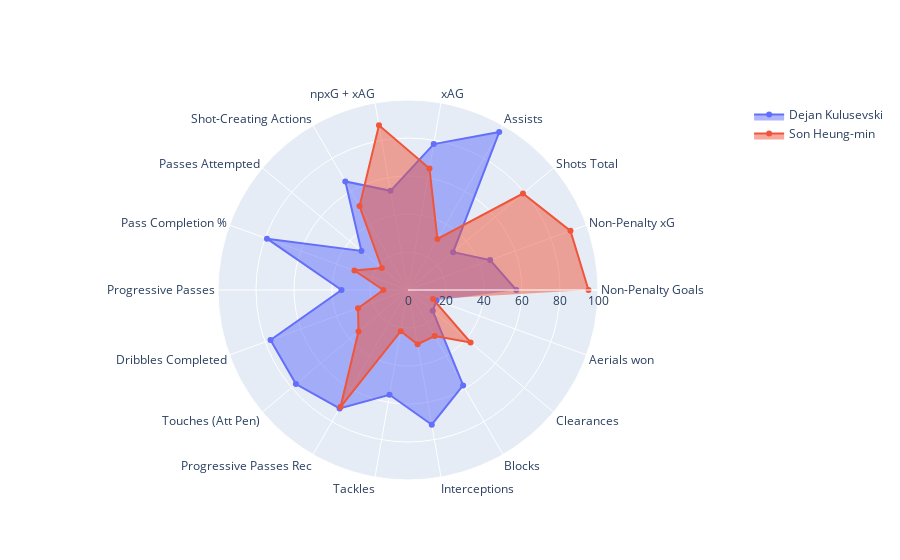

The code cell stored with this chart in its notebook:
### Code cell
polar_plots("Dejan Kulusevski", "Son Heung-min", tables=True)

### Figure 1 — Plotly figure (JSON) as saved in the notebook; plotly's stock layout.template omitted (floating-point values rounded to 4 significant figures)
{"data": [{"fill": "toself", "name": "Dejan Kulusevski", "r": [57, 46, 31, 96, 78, 53, 66, 32, 79, 35, 77, 77, 72, 56, 72, 58, 17, 16], "theta": ["Non-Penalty Goals", "Non-Penalty xG", "Shots Total", "Assists", "xAG", "npxG + xAG", "Shot-Creating Actions", "Passes Attempted", "Pass Completion %", "Progressive Passes", "Dribbles Completed", "Touches (Att Pen)", "Progressive Passes Rec", "Tackles", "Interceptions", "Blocks", "Clearances", "Aerials won"], "type": "scatterpolar"}, {"fill": "toself", "name": "Son Heung-min", "r": [95, 91, 79, 31, 65, 88, 51, 18, 30, 13, 28, 34, 71, 22, 29, 28, 43, 14], "theta": ["Non-Penalty Goals", "Non-Penalty xG", "Shots Total", "Assists", "xAG", "npxG + xAG", "Shot-Creating Actions", "Passes Attempted", "Pass Completion %", "Progressive Passes", "Dribbles Completed", "Touches (Att Pen)", "Progressive Passes Rec", "Tackles", "Interceptions", "Blocks", "Clearances", "Aerials won"], "type": "scatterpolar"}], "layout": {"polar": {"radialaxis": {"range": [0, 100], "visible": true}}, "showlegend": true}}
